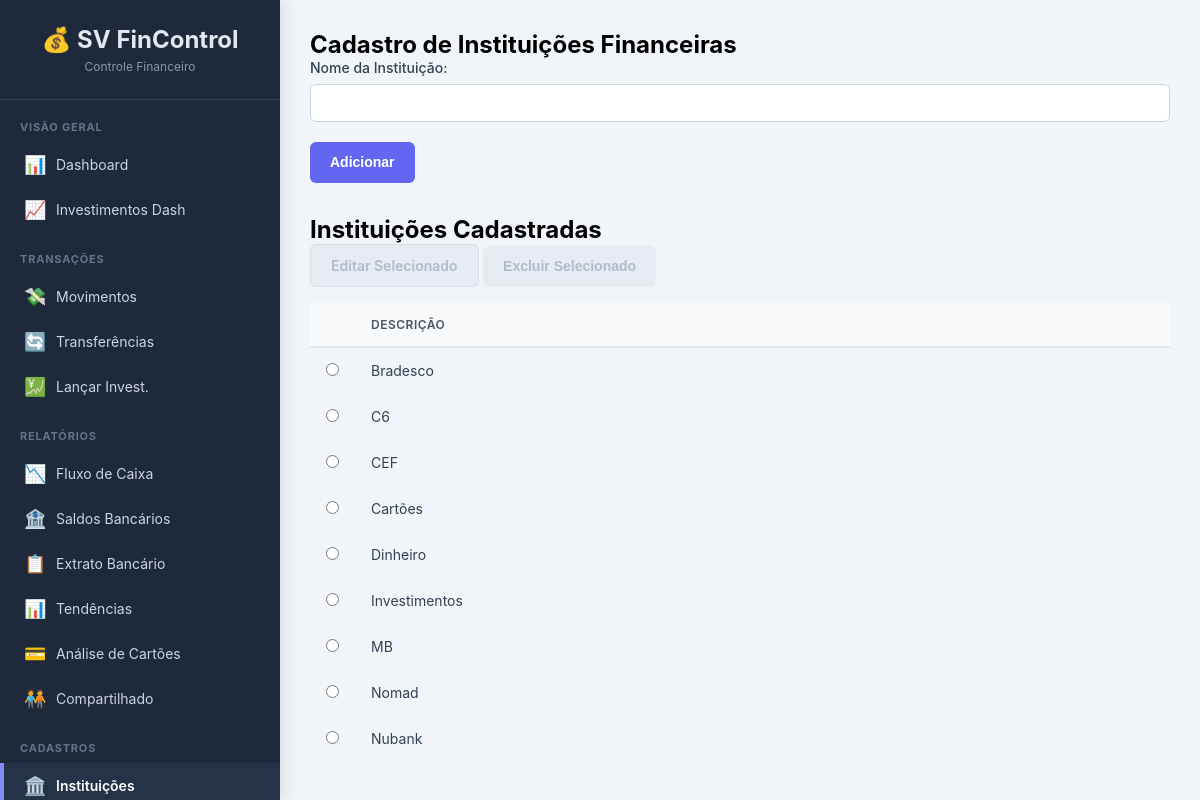
Before: /instituicoes with the older database file.
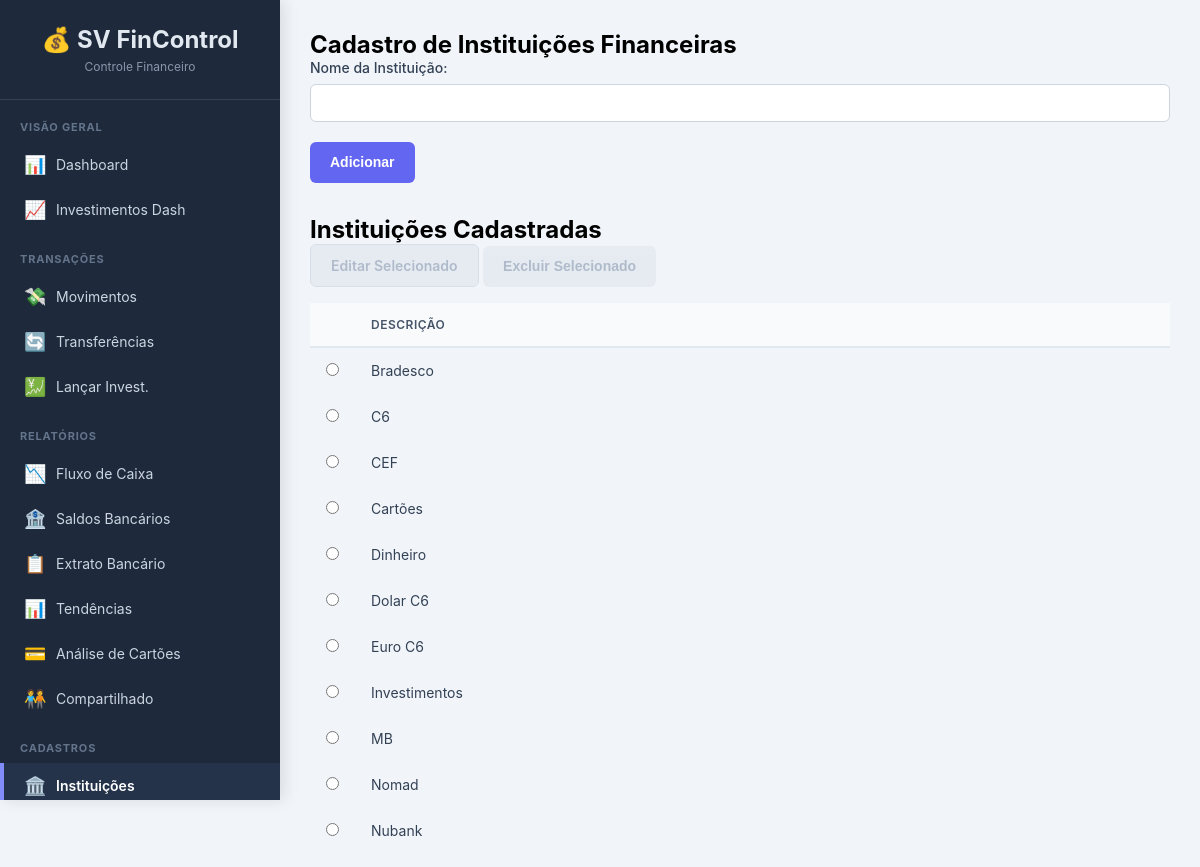
After: the same page with the newer database file.
### tables this page shows
CREATE TABLE instituicoes (
        id INTEGER PRIMARY KEY AUTOINCREMENT,
        descricao TEXT NOT NULL UNIQUE
    );

### app.py (the view, shortened to what this page needs)
@app.route('/instituicoes', methods=['GET', 'POST'])
def instituicoes():
    conn = get_db_connection()
    instituicoes_list = conn.execute('SELECT * FROM instituicoes ORDER BY descricao').fetchall()
    conn.close()
    return render_template('instituicoes.html', instituicoes=instituicoes_list)

### app.py (called while the page is built)
def get_db_connection():
    conn = sqlite3.connect(DATABASE, detect_types=sqlite3.PARSE_DECLTYPES | sqlite3.PARSE_COLNAMES)
    conn.execute("PRAGMA foreign_keys = ON;")
    conn.execute("PRAGMA journal_mode=WAL")
    conn.row_factory = sqlite3.Row
    return conn

### templates/instituicoes.html (shortened to what this page needs)
{% extends "base.html" %}
{% block content %}
    <h2>Cadastro de Instituições Financeiras</h2>
    <form method="POST" action="{{ url_for('instituicoes') }}">
        <div class="form-group">
            <label for="descricao">Nome da Instituição:</label>
            <input type="text" id="descricao" name="descricao" required autocomplete="off">
        </div>
        <button type="submit" class="btn btn-primary">Adicionar</button>
    </form>
    <h2 style="margin-top: 2rem;">Instituições Cadastradas</h2>
    <div class="action-buttons" style="margin-bottom: 1rem;">
        <a href="#" id="btn-editar" class="btn btn-secondary" disabled>Editar Selecionado</a>
        <button type="submit" form="form-excluir" id="btn-excluir" class="btn btn-danger" disabled>Excluir Selecionado</button>
    </div>
    <table>
        <thead>
            <tr>
                <th style="width: 5%;"></th> <th>Descrição</th>
            </tr>
        </thead>
        <tbody>
            {% for inst in instituicoes %}
            <tr id="row-{{ inst['id'] }}">
                <td>
                    <input type="radio" name="selecionado" value="{{ inst['id'] }}" onchange="itemSelecionado(this)">
                </td>
                <td>{{ inst['descricao'] }}</td>
            </tr>
            {% else %}
            <tr>
                <td colspan="2">Nenhuma instituição cadastrada.</td>
            </tr>
            {% endfor %}
        </tbody>
    </table>
{% endblock %}

Changed rows visible on the page:
added instituicoes: descricao "Dolar C6"
added instituicoes: descricao "Euro C6"
